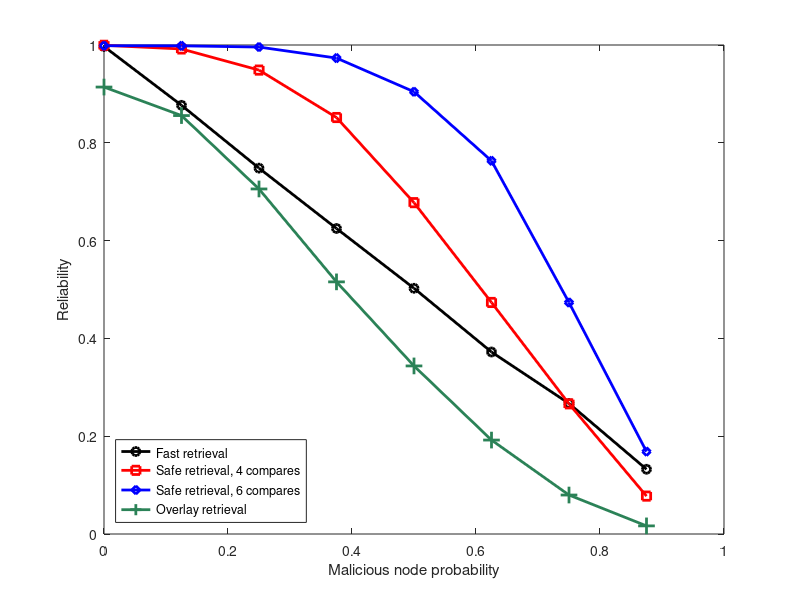
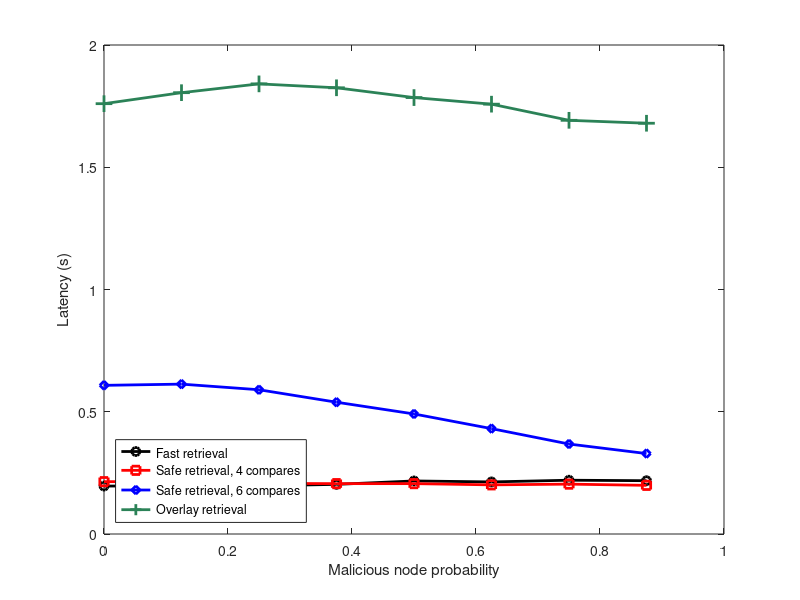
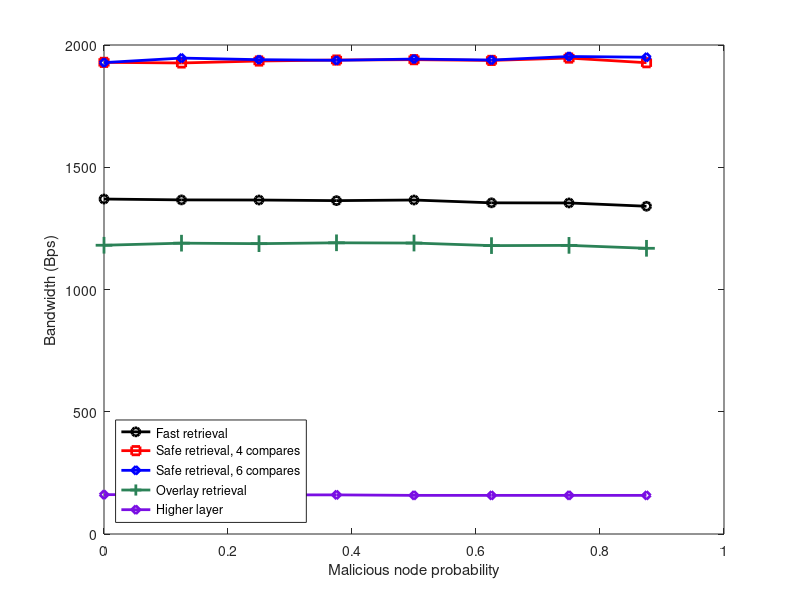

Here is the MATLAB script that generated these plots, in order:
close all
clear all

malicious_nodes =      [0.0,      0.125,    0.25,     0.375,    0.5,      0.625,    0.75,     0.875];

%Reliability
safe4_get_rel =        [0.9994,   0.9919,   0.9487,   0.8517,   0.6776,   0.4735,   0.2662,   0.0775,   0.0];
safe6_get_rel =        [0.9985,   0.9983,   0.9958,   0.9733,   0.9044,   0.7631,   0.4734,   0.1685,   0.0];
fast_get_rel =         [0.9970,   0.8767,   0.7482,   0.6248,   0.5025,   0.3722,   0.2669,   0.1324,   0.0];
overlay_get_rel =      [0.9140,   0.8557,   0.7056,   0.5156,   0.3437,   0.1921,   0.0797,   0.0166,   0.0];

%Responsiveness
safe4_get_resp =       [0.214,    0.215,    0.207,    0.206,    0.206,    0.201,    0.204,    0.199,    0.0];
safe6_get_resp =       [0.608,    0.613,    0.590,    0.539,    0.491,    0.431,    0.368,    0.329,    0.0];
fast_get_resp =        [0.196,    0.197,    0.197,    0.203,    0.217,    0.213,    0.220,    0.218,    0.165];
overlay_get_resp =     [1.760,    1.805,    1.841,    1.825,    1.785,    1.758,    1.692,    1.680,    1.680];

%Data used
safe4_get_data_in =    [4,        4,        4,        4,        4,        4,        4,        4,        4];
safe6_get_data_in =    [4,        4,        4,        4,        4,        4,        4,        4,        4];
fast_get_data_in =     [4,        4,        4,        4,        4,        4,        4,        4,        4];
overlay_get_data_in =  [4,        4,        4,        4,        4,        4,        4,        4,        4];

safe4_get_data_out =   [122,      120,      117,      105,      84,       58,       32,       9.4      0.0];
safe6_get_data_out =   [108,      108,      103,      95,       83,       65,       38,       13,      0.0];
fast_get_data_out =    [157,      157,      156,      156,      154,      154,      154,      154,     144];
overlay_get_data_out = [157,      157,      156,      156,      154,      154,      154,      154,     144];

%Group bandwidth
safe4_get_group_in =   [778,      777,      789,      793,      794,      791,      794,      785,      44];
safe6_get_group_in =   [784,      802,      794,      790,      792,      787,      802,      798,      43];
fast_get_group_in =    [186,      179,      180,      174,      178,      176,      175,      174,      165];
overlay_get_group_in = [0  ,      0  ,      0  ,      0  ,      0  ,      0  ,      0  ,      0  ,      0  ];

safe4_get_group_out =  [696,      693,      703,      707,      706,      707,      707,      699,      49];
safe6_get_group_out =  [702,      717,      712,      708,      705,      706,      718,      716,      49];
fast_get_group_out =   [182,      175,      177,      171,      174,      174,      172,      170,      182];
overlay_get_group_out= [0  ,      0  ,      0  ,      0  ,      0  ,      0  ,      0  ,      0  ,      0  ];

%Overlay bandwidth
safe4_get_overlay_in=  [1184,     1184,     1181,     1181,     1182,     1181,     1188,     1178,     0];
safe6_get_overlay_in=  [1178,     1180,     1180,     1181,     1186,     1184,     1185,     1185,     0];
fast_get_overlay_in =  [1180,     1183,     1182,     1185      1183,     1173      1174,     1161,     1160];
overlay_get_overlay_in=[1180,     1183,     1182,     1185,     1183,     1173,     1174,     1161,     1160];

safe4_get_overlay_out= [1200,     1199,     1196,     1196,     1198,     1195,     1204,     1193,     0];
safe6_get_overlay_out= [1192,     1194,     1194,     1196,     1202,     1200,     1201,     1201,     0];
fast_get_overlay_out = [1192,     1196,     1193,     1197,     1197,     1186,     1187,     1176,     1176];
overlay_get_overlay_out=[1182,    1196,     1193,     1197,     1197,     1186,     1187,     1176,     1176];

safe4_get_in = safe4_get_group_in + safe4_get_overlay_in;
safe6_get_in = safe6_get_group_in + safe6_get_overlay_in;
fast_get_in = fast_get_group_in + fast_get_overlay_in;
overlay_get_in = overlay_get_group_in + overlay_get_overlay_in;

safe4_get_out = safe4_get_group_out + safe4_get_overlay_out;
safe6_get_out = safe6_get_group_out + safe6_get_overlay_out;
fast_get_out = fast_get_group_out + fast_get_overlay_out;
overlay_get_out = overlay_get_group_out + overlay_get_overlay_out;

safe4_get = (safe4_get_in + safe4_get_out)/2;
safe6_get = (safe6_get_in + safe6_get_out)/2;
fast_get =  (fast_get_in + fast_get_out)/2;
overlay_get =  (overlay_get_in + overlay_get_out)/2;

safe4_get_data = safe4_get_data_in + safe4_get_data_out;
safe6_get_data = safe6_get_data_in + safe6_get_data_out;
fast_get_data = fast_get_data_in + fast_get_data_out;
overlay_get_data = overlay_get_data_in + overlay_get_data_out;

figure
set(gca, 'FontSize', 24)
plot(malicious_nodes, fast_get_rel(1:8), 'ko-', 'LineWidth',2);
hold on
plot(malicious_nodes, safe4_get_rel(1:8), 'rs-', 'LineWidth',2);
plot(malicious_nodes, safe6_get_rel(1:8), 'bd-', 'LineWidth',2);
plot(malicious_nodes, overlay_get_rel(1:8), '+-', 'Color',[0.17,0.51,0.34],'MarkerSize',12, 'LineWidth',2);
ylabel('Reliability');
xlabel('Malicious node probability');
hleg = legend('Fast retrieval','Safe retrieval, 4 compares','Safe retrieval, 6 compares', 'Overlay retrieval');
set(hleg, 'Location', 'SouthWest');

figure
set(gca, 'FontSize', 24)
plot(malicious_nodes, fast_get_resp(1:8), 'ko-', 'LineWidth',2);
hold on
plot(malicious_nodes, safe4_get_resp(1:8), 'rs-', 'LineWidth',2);
plot(malicious_nodes, safe6_get_resp(1:8), 'bd-', 'LineWidth',2);
plot(malicious_nodes, overlay_get_resp(1:8), '+-', 'Color',[0.17,0.51,0.34],'MarkerSize',12, 'LineWidth',2);
ylabel('Latency (s)');
xlabel('Malicious node probability');
hleg = legend('Fast retrieval','Safe retrieval, 4 compares','Safe retrieval, 6 compares', 'Overlay retrieval');
set(hleg, 'Location', 'SouthWest');

figure
set(gca, 'FontSize', 24)
plot(malicious_nodes, fast_get(1:8), 'ko-', 'LineWidth',2);
hold on
plot(malicious_nodes, safe4_get(1:8), 'rs-', 'LineWidth',2);
plot(malicious_nodes, safe6_get(1:8), 'bd-', 'LineWidth',2);
plot(malicious_nodes, overlay_get(1:8), '+-', 'Color',[0.17,0.51,0.34],'MarkerSize',12, 'LineWidth',2);
plot(malicious_nodes, fast_get_data(1:8), 'd-', 'Color',[0.48,0.06,0.89], 'LineWidth',2);
ylabel('Bandwidth (Bps)');
xlabel('Malicious node probability');
hleg = legend('Fast retrieval','Safe retrieval, 4 compares','Safe retrieval, 6 compares', 'Overlay retrieval', 'Higher layer');
set(hleg, 'Location', 'SouthWest');
